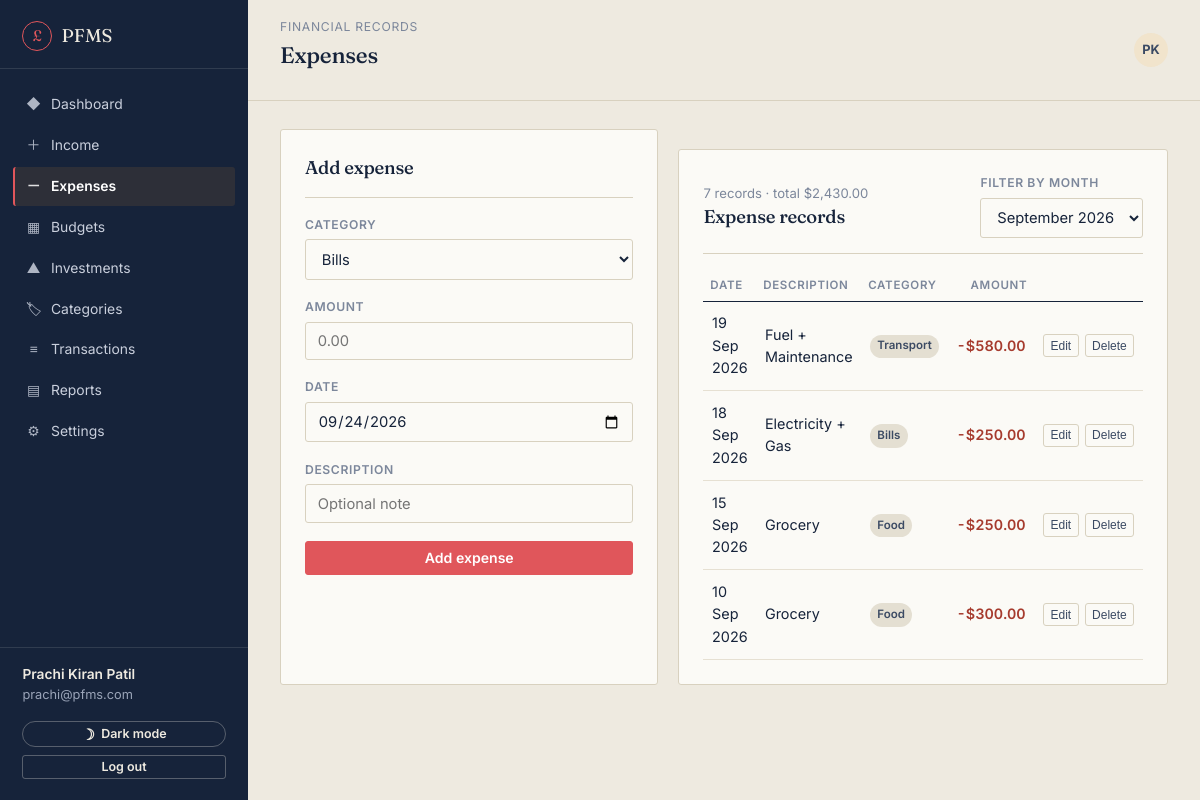
Screenshot of /expenses.php (signed in) with the database file from the repository.
### tables this page shows
CREATE TABLE `expenses` (
  `expense_id` int(10) UNSIGNED NOT NULL,
  `user_id` int(10) UNSIGNED NOT NULL,
  `category_id` int(10) UNSIGNED DEFAULT NULL,
  `amount` decimal(12,2) NOT NULL,
  `expense_date` date NOT NULL,
  `description` varchar(255) DEFAULT NULL,
  `created_at` timestamp NOT NULL DEFAULT current_timestamp(),
  `updated_at` timestamp NOT NULL DEFAULT current_timestamp() ON UPDATE current_timestamp()
);

CREATE TABLE `categories` (
  `category_id` int(10) UNSIGNED NOT NULL,
  `user_id` int(10) UNSIGNED NOT NULL,
  `name` varchar(60) NOT NULL,
  `type` enum('income','expense','budget','investment') NOT NULL,
  `is_archived` tinyint(1) NOT NULL DEFAULT 0 COMMENT 'Retire a category without breaking old records',
  `created_at` timestamp NOT NULL DEFAULT current_timestamp()
);

### include/core.php (called while the page is built, shortened)
<?php
class core{
    var $db;
    function __construct($conn){
        $this->db = $conn;
    }
    public function get_categories($user_id, $type, $includeArchived = false)
    {
        try{
            $sql = "
                SELECT category_id, user_id, name, type, is_archived, created_at
                FROM categories
                WHERE user_id = :user_id
                AND type = :type
            ";
            if(!$includeArchived){
                $sql .= " AND is_archived = 0 ";
            }
            $sql .= " ORDER BY name ASC ";
            $statement = $this->db->prepare($sql);
            $statement->execute([
                ":user_id" => $user_id,
                ":type"    => $type
            ]);
            return $statement->fetchAll(PDO::FETCH_ASSOC);
        }catch(\Throwable $th){
            throw $th;
        }
    }
    public function get_expenses($user_id, $month = null)
    {
        try{
            $sql = "
                SELECT
                    e.expense_id,
                    e.category_id,
                    c.name AS category_name,
                    e.amount,
                    e.expense_date,
                    e.description
                FROM expenses e
                LEFT JOIN categories c ON c.category_id = e.category_id
                WHERE e.user_id = :user_id
            ";
            $params = [":user_id" => $user_id];
            $sql .= " ORDER BY e.expense_date DESC, e.expense_id DESC ";
            $statement = $this->db->prepare($sql);
            $statement->execute($params);
            return $statement->fetchAll(PDO::FETCH_ASSOC);
        }catch(\Throwable $th){
            throw $th;
        }
    }
    public function get_available_months($user_id)
    {
        try{
            $sql = "
                SELECT DISTINCT DATE_FORMAT(txn_date, '%Y-%m') AS ym
                FROM v_transactions
                WHERE user_id = :user_id
                ORDER BY ym DESC
            ";
            $statement = $this->db->prepare($sql);
            $statement->execute([":user_id" => $user_id]);
            return $statement->fetchAll(PDO::FETCH_COLUMN);
        }catch(\Throwable $th){
            throw $th;
        }
    }
}
?>

### expenses.php (the view, shortened to what this page needs)
<?php
require_once 'config/db.php';
require_once 'include/core.php';
$data = new core($conn);
$userId = $_SESSION['user_id'];
$categories = $data->get_categories($userId, 'expense');
$expenses = $data->get_expenses($userId);
$months = $data->get_available_months($userId);
$defaultMonth = date('Y-m');
$total = 0;
foreach($expenses as $e){ $total += (float)$e['amount']; }
function fmtMoney2($n){ return '$' . number_format((float)$n, 2); }
function fmtDate2($d){ $t = strtotime($d); return $t ? date('d M Y', $t) : $d; }
include 'header.php';
?>
  <div class="main">
    <header class="topbar">
      <div>
        <div class="breadcrumb">Financial records</div>
        <h1 class="page-title">Expenses</h1>
      </div>
      <div style="display:flex;align-items:center;gap:.8rem;">
        <div style="width:34px;height:34px;border-radius:50%;background:var(--brass-tint);color:var(--brass-deep);display:flex;align-items:center;justify-content:center;font-weight:700;font-size:.8rem;"><?= htmlspecialchars($sidebarInitials) ?></div>
      </div>
    </header>
    <main class="content" id="pageContent">
      <div class="grid-2">
        <div class="ledger-panel">
          <div class="panel-head"><div><h3 id="formTitle">Add expense</h3></div></div>
          <form id="expenseForm">
            <div class="field-group" id="g_category">
              <label class="field-label" for="category">Category</label>
              <select class="field-control" id="category" <?= count($categories) === 0 ? 'disabled' : '' ?>>
                <?php if(count($categories) === 0): ?>
                <option value="">No categories yet</option>
                <?php else: foreach($categories as $c): ?>
                <option value="<?= (int)$c['category_id'] ?>"><?= htmlspecialchars($c['name']) ?></option>
                <?php endforeach; endif; ?>
              </select>
            </div>
            <div class="field-group" id="g_amount">
              <label class="field-label" for="amount">Amount</label>
              <input class="field-control" id="amount" type="number" step="0.01" min="0" placeholder="0.00">
            </div>
            <div class="field-group" id="g_date">
              <label class="field-label" for="date">Date</label>
              <input class="field-control" id="date" type="date" value="<?= date('Y-m-d') ?>">
            </div>
            <div class="field-group">
              <label class="field-label" for="description">Description</label>
              <input class="field-control" id="description" placeholder="Optional note">
            </div>
            <div style="display:flex; gap:.6rem;">
              <button type="submit" class="btn-ledger brass" style="flex:1;" id="submitBtn" <?= count($categories) === 0 ? 'disabled' : '' ?>>Add expense</button>
            </div>
          </form>
        </div>
        <div class="ledger-panel">
          <div class="panel-head" style="align-items:center;">
            <div><div class="panel-sub" id="totalSub"><?= count($expenses) ?> records &middot; total <?= fmtMoney2($total) ?></div><h3>Expense records</h3></div>
            <div class="field-group" style="margin:0;">
              <label class="field-label" for="monthFilter">Filter by month</label>
              <select class="field-control" id="monthFilter" style="width:auto;">
                <?php foreach($months as $m):
                    $label = date('F Y', strtotime($m.'-01'));
                ?>
                <option value="<?= $m ?>" <?= $m === $defaultMonth ? 'selected' : '' ?>><?= $label ?></option>
                <?php endforeach; ?>
              </select>
            </div>
          </div>
          <table class="ledger">
            <thead><tr><th>Date</th><th>Description</th><th>Category</th><th class="num">Amount</th><th></th></tr></thead>
            <tbody id="tblBody">
              <?php foreach($expenses as $e): ?>
              <tr data-month="<?= substr($e['expense_date'],0,7) ?>"
                  data-id="<?= (int)$e['expense_id'] ?>"
                  data-category-id="<?= (int)($e['category_id'] ?? 0) ?>"
                  data-amount="<?= htmlspecialchars($e['amount']) ?>"
                  data-date="<?= htmlspecialchars($e['expense_date']) ?>"
                  data-description="<?= htmlspecialchars($e['description'] ?? '', ENT_QUOTES) ?>">
                <td><?= fmtDate2($e['expense_date']) ?></td>
                <td><?= htmlspecialchars($e['description'] ?: '\u2014') ?></td>
                <td><span class="tag neutral"><?= htmlspecialchars($e['category_name'] ?: 'Uncategorized') ?></span></td>
                <td class="num" style="color:var(--loss)">-<?= fmtMoney2($e['amount']) ?></td>
                <td><div class="row-actions"><button type="button" class="edit-btn">Edit</button><button type="button" class="del">Delete</button></div></td>
              </tr>
              <?php endforeach; ?>
            </tbody>
          </table>
        </div>
      </div>
    </main>
  </div>
</div>
</body>
</html>

### assets/css/style.css (style rules this page uses)
:root { --ink: #16233A; --ink-soft: #3B4A63; --ink-faint: #7C879B; --paper: #EEEAE0; --paper-deep: #E4DFD2; --card: #FBFAF6; --line: #D8D1BF; --line-soft: #E6E0D2; --brass: #E0565B; --brass-deep: #3B4A63; --brass-tint: #F1E4CC; --gain: #3F6D52; --gain-tint: #E3ECE5; --loss: #A63B2E; --loss-tint: #F3E2DE; --white: #ffffff; --font-display: 'Fraunces', Georgia, serif; --font-body: 'Inter', -apple-system, BlinkMacSystemFont, sans-serif; --radius: 3px; --sidebar-w: 248px; --sidebar-bg: #16233A; --sidebar-ink: #EEEAE0; }
* { box-sizing:border-box; }
html { scroll-behavior:smooth; }
body { margin:0; font-family:var(--font-body); background:var(--paper); color:var(--ink); font-size:15px; line-height:1.55; -webkit-font-smoothing:antialiased; transition:background .15s ease, color .15s ease; }
h1,h2,h3,h4 { font-family:var(--font-display); font-weight:500; color:var(--ink); margin:0 0 .4em; letter-spacing:-0.01em; }
h1 { font-size:2.1rem; }
h3 { font-size:1.15rem; }
.figure, .num, td.num, .amount { font-variant-numeric: tabular-nums; font-feature-settings:"tnum" 1; }
.btn-ledger { display:inline-flex; align-items:center; justify-content:center; gap:.5em; font-family:var(--font-body); font-weight:600; font-size:.88rem; padding:.62em 1.3em; border-radius:var(--radius); border:1px solid var(--ink); background:var(--ink); color:var(--paper); cursor:pointer; transition:background .15s ease, color .15s ease, border-color .15s ease, transform .1s ease; text-decoration:none; line-height:1; }
.btn-ledger.brass { background:var(--brass); border-color:var(--brass); color:var(--white); }
label.field-label { display:block; font-size:.76rem; font-weight:600; text-transform:uppercase; letter-spacing:.05em; color:var(--ink-faint); margin-bottom:.4em; }
.field-control { width:100%; padding:.62em .8em; font-family:var(--font-body); font-size:.92rem; border:1px solid var(--line); border-radius:var(--radius); background:var(--card); color:var(--ink); transition:border-color .15s ease, box-shadow .15s ease; }
.field-group { margin-bottom:1.15rem; }
.ledger-panel { background:var(--card); border:1px solid var(--line); border-radius:var(--radius); padding:1.5rem; }
.ledger-panel + .ledger-panel { margin-top:1.25rem; }
.panel-head { display:flex; align-items:baseline; justify-content:space-between; gap:1rem; margin-bottom:1.1rem; padding-bottom:.9rem; border-bottom:1px solid var(--line); }
.panel-head h2, .panel-head h3 { margin:0; }
.panel-head .panel-sub { font-size:.82rem; color:var(--ink-faint); margin-top:.15em; }
table.ledger { width:100%; border-collapse:collapse; }
table.ledger thead th { text-align:left; font-size:.72rem; text-transform:uppercase; letter-spacing:.06em; color:var(--ink-faint); font-weight:600; padding:.5em .6em; border-bottom:1px solid var(--ink); }
table.ledger thead th.num { text-align:right; }
table.ledger tbody td { padding:.75em .6em; border-bottom:1px solid var(--line-soft); font-size:.9rem; vertical-align:middle; }
table.ledger td.num { text-align:right; font-weight:600; }
table.ledger .row-actions { display:flex; gap:.4em; justify-content:flex-end; }
table.ledger .row-actions button { border:1px solid var(--line); background:transparent; color:var(--ink-soft); border-radius:var(--radius); padding:.3em .55em; font-size:.75rem; cursor:pointer; }
.tag { display:inline-block; padding:.25em .65em; border-radius:20px; font-size:.72rem; font-weight:600; }
.tag.neutral { background:var(--paper-deep); color:var(--ink-soft); }
.main { flex:1; margin-left:var(--sidebar-w); min-height:100vh; display:flex; flex-direction:column; }
.topbar { display:flex; align-items:center; justify-content:space-between; gap:1rem; padding:1.1rem 2rem; border-bottom:1px solid var(--line); background:var(--paper); position:sticky; top:0; z-index:20; }
.topbar .page-title { font-family:var(--font-display); font-size:1.4rem; }
.topbar .breadcrumb { font-size:.76rem; color:var(--ink-faint); text-transform:uppercase; letter-spacing:.06em; margin-bottom:.15em; }
.content { padding:1.8rem 2rem 3rem; flex:1; }
.grid-2 { display:grid; grid-template-columns:1.3fr 1fr; gap:1.25rem; }

### rows the page displays
expenses: expense_date "19 Sep 2026", description "Fuel + Maintenance", category.name "Transport", amount "$580.00"
expenses: expense_date "18 Sep 2026", description "Electricity + Gas", category.name "Bills", amount "$250.00"
expenses: expense_date "15 Sep 2026", description "Grocery", category.name "Food", amount "$250.00"
expenses: expense_date "10 Sep 2026", description "Grocery", category.name "Food", amount "$300.00"

### other values shown
$sidebarUserName "Prachi Kiran Patil"
$sidebarUserEmail "prachi@pfms.com"
$sidebarInitials "PK"
count($expenses) "7"
fmtMoney2($total) "$2,430.00"
form field value "Bills"
form field value "September 2026"
